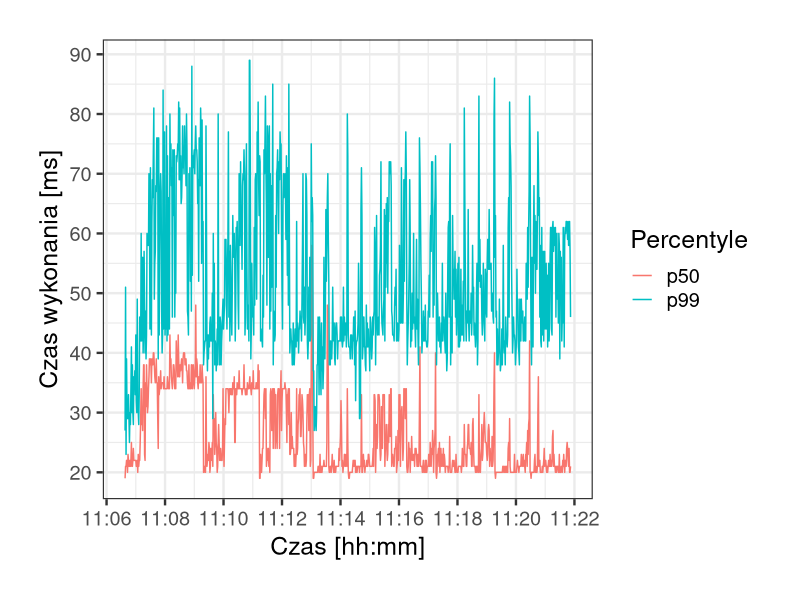

Here is the R script that generated this plot:
library("ggplot2")
library("scales")

png(filename="aws-http-percentiles.png", width=800, height=600)

dat = read.csv("percentiles_aws.csv")
dat$time = as.POSIXct(dat$time, format = "%Y-%m-%dT%H:%M:%SZ")

ggplot(data=dat, aes(time)) +
scale_x_datetime(labels = date_format("%H:%M"), breaks = pretty_breaks(n=10)) +
scale_y_continuous(breaks=pretty_breaks(n=10)) +
theme_bw(base_size=18) + theme(plot.margin = unit(c(1,1,1,1), "cm")) +
labs(x = "Czas [hh:mm]", y = "Czas wykonania [ms]", color = "Percentyle") +
geom_line(aes(y = p50, color = "p50")) +
geom_line(aes(y = p99, color = "p99"))


